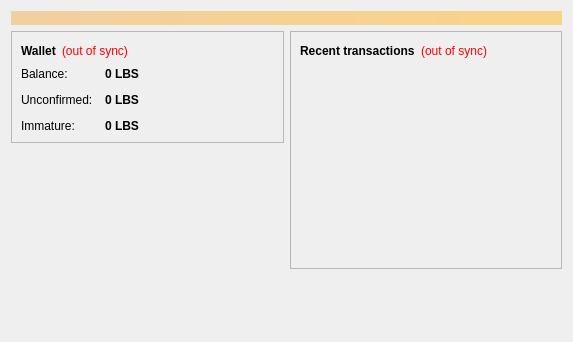
<?xml version="1.0" encoding="UTF-8"?>
<ui version="4.0">
 <class>OverviewPage</class>
 <widget class="QWidget" name="OverviewPage">
  <property name="geometry">
   <rect>
    <x>0</x>
    <y>0</y>
    <width>573</width>
    <height>342</height>
   </rect>
  </property>
  <property name="windowTitle">
   <string>Form</string>
  </property>
  <layout class="QVBoxLayout" name="topLayout">
   <item>
    <widget class="QLabel" name="labelAlerts">
     <property name="visible">
      <bool>false</bool>
     </property>
     <property name="styleSheet">
      <string notr="true">background-color: qlineargradient(x1: 0, y1: 0, x2: 1, y2: 0, stop:0 #F0D0A0, stop:1 #F8D488); color:#000000;</string>
     </property>
     <property name="wordWrap">
      <bool>true</bool>
     </property>
     <property name="margin">
      <number>3</number>
     </property>
    </widget>
   </item>
   <item>
    <layout class="QHBoxLayout" name="horizontalLayout" stretch="1,1">
     <item>
      <layout class="QVBoxLayout" name="verticalLayout_2">
       <item>
        <widget class="QFrame" name="frame">
         <property name="frameShape">
          <enum>QFrame::StyledPanel</enum>
         </property>
         <property name="frameShadow">
          <enum>QFrame::Raised</enum>
         </property>
         <layout class="QVBoxLayout" name="verticalLayout_4">
          <item>
           <layout class="QHBoxLayout" name="horizontalLayout_4">
            <item>
             <widget class="QLabel" name="label_5">
              <property name="font">
               <font>
                <weight>75</weight>
                <bold>true</bold>
               </font>
              </property>
              <property name="text">
               <string>Wallet</string>
              </property>
             </widget>
            </item>
            <item>
             <widget class="QLabel" name="labelWalletStatus">
              <property name="toolTip">
               <string>The displayed information may be out of date. Your wallet automatically synchronizes with the Liteblocks network after a connection is established, but this process has not completed yet.</string>
              </property>
              <property name="styleSheet">
               <string notr="true">QLabel { color: red; }</string>
              </property>
              <property name="text">
               <string notr="true">(out of sync)</string>
              </property>
              <property name="alignment">
               <set>Qt::AlignLeading|Qt::AlignLeft|Qt::AlignVCenter</set>
              </property>
             </widget>
            </item>
            <item>
             <spacer name="horizontalSpacer_2">
              <property name="orientation">
               <enum>Qt::Horizontal</enum>
              </property>
              <property name="sizeHint" stdset="0">
               <size>
                <width>40</width>
                <height>20</height>
               </size>
              </property>
             </spacer>
            </item>
           </layout>
          </item>
          <item>
           <layout class="QFormLayout" name="formLayout_2">
            <property name="fieldGrowthPolicy">
             <enum>QFormLayout::AllNonFixedFieldsGrow</enum>
            </property>
            <property name="horizontalSpacing">
             <number>12</number>
            </property>
            <property name="verticalSpacing">
             <number>12</number>
            </property>
            <item row="0" column="0">
             <widget class="QLabel" name="label">
              <property name="text">
               <string>Balance:</string>
              </property>
             </widget>
            </item>
            <item row="0" column="1">
             <widget class="QLabel" name="labelBalance">
              <property name="font">
               <font>
                <weight>75</weight>
                <bold>true</bold>
               </font>
              </property>
              <property name="cursor">
               <cursorShape>IBeamCursor</cursorShape>
              </property>
              <property name="toolTip">
               <string>Your current balance</string>
              </property>
              <property name="text">
               <string notr="true">0 LBS</string>
              </property>
              <property name="textInteractionFlags">
               <set>Qt::LinksAccessibleByMouse|Qt::TextSelectableByKeyboard|Qt::TextSelectableByMouse</set>
              </property>
             </widget>
            </item>
            <item row="1" column="0">
             <widget class="QLabel" name="label_3">
              <property name="text">
               <string>Unconfirmed:</string>
              </property>
             </widget>
            </item>
            <item row="1" column="1">
             <widget class="QLabel" name="labelUnconfirmed">
              <property name="font">
               <font>
                <weight>75</weight>
                <bold>true</bold>
               </font>
              </property>
              <property name="cursor">
               <cursorShape>IBeamCursor</cursorShape>
              </property>
              <property name="toolTip">
               <string>Total of transactions that have yet to be confirmed, and do not yet count toward the current balance</string>
              </property>
              <property name="text">
               <string notr="true">0 LBS</string>
              </property>
              <property name="textInteractionFlags">
               <set>Qt::LinksAccessibleByMouse|Qt::TextSelectableByKeyboard|Qt::TextSelectableByMouse</set>
              </property>
             </widget>
            </item>
            <item row="2" column="0">
             <widget class="QLabel" name="labelImmatureText">
              <property name="text">
               <string>Immature:</string>
              </property>
             </widget>
            </item>
            <item row="2" column="1">
             <widget class="QLabel" name="labelImmature">
              <property name="font">
               <font>
                <weight>75</weight>
                <bold>true</bold>
               </font>
              </property>
              <property name="toolTip">
               <string>Mined balance that has not yet matured</string>
              </property>
              <property name="text">
               <string notr="true">0 LBS</string>
              </property>
              <property name="textInteractionFlags">
               <set>Qt::LinksAccessibleByMouse|Qt::TextSelectableByKeyboard|Qt::TextSelectableByMouse</set>
              </property>
             </widget>
            </item>
           </layout>
          </item>
         </layout>
        </widget>
       </item>
       <item>
        <spacer name="verticalSpacer">
         <property name="orientation">
          <enum>Qt::Vertical</enum>
         </property>
         <property name="sizeHint" stdset="0">
          <size>
           <width>20</width>
           <height>40</height>
          </size>
         </property>
        </spacer>
       </item>
      </layout>
     </item>
     <item>
      <layout class="QVBoxLayout" name="verticalLayout_3">
       <item>
        <widget class="QFrame" name="frame_2">
         <property name="frameShape">
          <enum>QFrame::StyledPanel</enum>
         </property>
         <property name="frameShadow">
          <enum>QFrame::Raised</enum>
         </property>
         <layout class="QVBoxLayout" name="verticalLayout">
          <item>
           <layout class="QHBoxLayout" name="horizontalLayout_2">
            <item>
             <widget class="QLabel" name="label_4">
              <property name="text">
               <string>&lt;b&gt;Recent transactions&lt;/b&gt;</string>
              </property>
             </widget>
            </item>
            <item>
             <widget class="QLabel" name="labelTransactionsStatus">
              <property name="toolTip">
               <string>The displayed information may be out of date. Your wallet automatically synchronizes with the Liteblocks network after a connection is established, but this process has not completed yet.</string>
              </property>
              <property name="styleSheet">
               <string notr="true">QLabel { color: red; }</string>
              </property>
              <property name="text">
               <string notr="true">(out of sync)</string>
              </property>
              <property name="alignment">
               <set>Qt::AlignRight|Qt::AlignTrailing|Qt::AlignVCenter</set>
              </property>
             </widget>
            </item>
            <item>
             <spacer name="horizontalSpacer">
              <property name="orientation">
               <enum>Qt::Horizontal</enum>
              </property>
              <property name="sizeHint" stdset="0">
               <size>
                <width>40</width>
                <height>20</height>
               </size>
              </property>
             </spacer>
            </item>
           </layout>
          </item>
          <item>
           <widget class="QListView" name="listTransactions">
            <property name="styleSheet">
             <string notr="true">QListView { background: transparent; }</string>
            </property>
            <property name="frameShape">
             <enum>QFrame::NoFrame</enum>
            </property>
            <property name="verticalScrollBarPolicy">
             <enum>Qt::ScrollBarAlwaysOff</enum>
            </property>
            <property name="horizontalScrollBarPolicy">
             <enum>Qt::ScrollBarAlwaysOff</enum>
            </property>
            <property name="selectionMode">
             <enum>QAbstractItemView::NoSelection</enum>
            </property>
           </widget>
          </item>
         </layout>
        </widget>
       </item>
       <item>
        <spacer name="verticalSpacer_2">
         <property name="orientation">
          <enum>Qt::Vertical</enum>
         </property>
         <property name="sizeHint" stdset="0">
          <size>
           <width>20</width>
           <height>40</height>
          </size>
         </property>
        </spacer>
       </item>
      </layout>
     </item>
    </layout>
   </item>
  </layout>
 </widget>
 <resources/>
 <connections/>
</ui>
